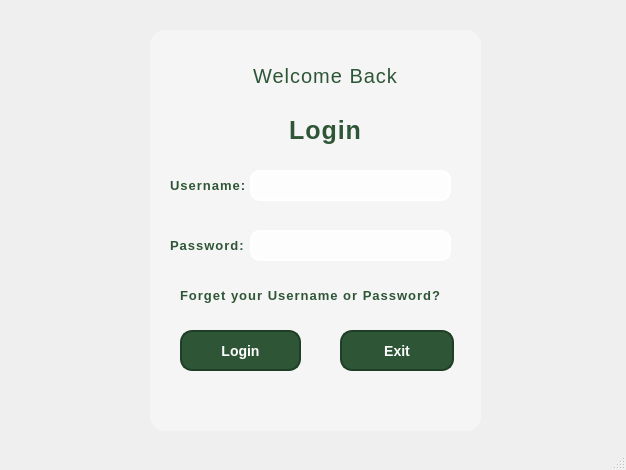
<?xml version="1.0" encoding="UTF-8"?>
<ui version="4.0">
 <class>MainWindow</class>
 <widget class="QMainWindow" name="MainWindow">
  <property name="geometry">
   <rect>
    <x>0</x>
    <y>0</y>
    <width>626</width>
    <height>470</height>
   </rect>
  </property>
  <property name="focusPolicy">
   <enum>Qt::NoFocus</enum>
  </property>
  <property name="windowTitle">
   <string>LoginMainWindow</string>
  </property>
  <property name="styleSheet">
   <string notr="true">QMainWindow {
	background-image: url(:/images/images/ic_hotel.jpg);
    background-repeat: no-repeat;
    background-size: cover;
}
QPushButton {
    font-family: &quot;Poppins&quot;, sans-serif;
    font-size: 12px; /* Giảm size chữ */
    font-weight: bold;
    color: white;
    background-color: #2E5636;
    border: 2px solid #1E3E26;
    border-radius: 12px; /* Giảm độ bo góc */
    padding: 5px 15px; /* Giảm padding để nút nhỏ hơn */
    min-width: 50px; /* Giảm kích thước tối thiểu của nút */
    transition: background 0.3s ease-in-out, transform 0.2s ease-in-out;
}

QPushButton:hover {
    background-color: #1E3E26;
    transform: scale(1.05);
}

QPushButton:pressed {
    background-color: #153021;
    transform: scale(0.95);
}
QLabel {
    color: #2E5636; /* Xanh lá đậm hơn */
    background: transparent;
    font-size: 12px;
	font-weight: normal;
    letter-spacing: 1px;
}
</string>
  </property>
  <widget class="QWidget" name="centralwidget">
   <property name="styleSheet">
    <string notr="true">#centralwidget {
    background-image: url(:/newPrefix/hotel3.jpg); /* Đúng tên file */
    background-repeat: no-repeat;
    background-position: center;
    background-size: cover;
}


QFrame {
    background-color: rgba(0, 0, 0, 200); /* Màu nền đen đậm hơn */
    border-radius: 15px;  /* Bo góc cho đẹp, bỏ nếu không thích */
}


QLabel {
    color: white;
    font: bold 12pt &quot;Segoe UI&quot;;
    border: none; /* Bỏ viền đen */
    background: transparent; /* Đảm bảo nền trong suốt */
}


/* Mặc định cho QLineEdit */
QLineEdit {
    background-color: white;
    color: black;
    border-radius: 5px;
    padding: 5px;
}

/* Mặc định cho QPushButton */
QPushButton {
    background-color: pink;
    color: black;
    border-radius: 10px;
    padding: 5px;
}
QPushButton:hover {
    background-color: lightpink;  /* Màu nhẹ khi rê chuột */
}

/* Đổi màu chữ QLabel (Username, Password) */
QLabel {
    color: white;
    font: bold 12pt &quot;Segoe UI&quot;;
}</string>
   </property>
   <widget class="QFrame" name="frame">
    <property name="geometry">
     <rect>
      <x>150</x>
      <y>30</y>
      <width>331</width>
      <height>401</height>
     </rect>
    </property>
    <property name="font">
     <font>
      <kerning>true</kerning>
     </font>
    </property>
    <property name="autoFillBackground">
     <bool>false</bool>
    </property>
    <property name="styleSheet">
     <string notr="true">QFrame {
    background-color: rgba(255, 255, 255, 0.4); /* Nền trắng mờ */
    border: none; /* Không viền hoặc có thể thêm viền nhẹ */
    border-radius: 15px; /* Bo góc mềm mại */
}

</string>
    </property>
    <property name="frameShape">
     <enum>QFrame::NoFrame</enum>
    </property>
    <widget class="QLineEdit" name="lineEditPassword">
     <property name="geometry">
      <rect>
       <x>100</x>
       <y>200</y>
       <width>201</width>
       <height>31</height>
      </rect>
     </property>
     <property name="styleSheet">
      <string notr="true">QLineEdit {
    background-color: rgba(255, 255, 255, 0.8); /* Nền trắng rõ hơn */
    border: 2px solid rgba(255, 255, 255, 1); /* Viền trắng đậm */
    border-radius: 10px;
    padding: 5px;
    font-size: 12px;
    color: black;
}

QLineEdit:focus {
    border: 2px solid rgba(0, 0, 0, 0.7); /* Viền đen khi nhập */
    background-color: rgba(255, 255, 255, 1); /* Sáng hơn khi nhập */
}
</string>
     </property>
     <property name="text">
      <string/>
     </property>
     <property name="echoMode">
      <enum>QLineEdit::Password</enum>
     </property>
    </widget>
    <widget class="QPushButton" name="pushButtonLogin">
     <property name="geometry">
      <rect>
       <x>30</x>
       <y>300</y>
       <width>121</width>
       <height>41</height>
      </rect>
     </property>
     <property name="styleSheet">
      <string notr="true">QPushButton {
    font-family: &quot;Poppins&quot;, sans-serif;
    font-size: 14px; /* Giảm size chữ */
    font-weight: bold;
    color: white;
    background-color: #2E5636;
    border: 2px solid #1E3E26;
    border-radius: 12px; /* Giảm độ bo góc */
    padding: 5px 15px; /* Giảm padding để nút nhỏ hơn */
    min-width: 80px; /* Giảm kích thước tối thiểu của nút */
    transition: background 0.3s ease-in-out, transform 0.2s ease-in-out;
}

QPushButton:hover {
    background-color: #1E3E26;
    transform: scale(1.05);
}

QPushButton:pressed {
    background-color: #153021;
    transform: scale(0.95);
}
</string>
     </property>
     <property name="text">
      <string>Login</string>
     </property>
     <property name="icon">
      <iconset>
       <normaloff>../images/ic_login.png</normaloff>../images/ic_login.png</iconset>
     </property>
     <property name="iconSize">
      <size>
       <width>20</width>
       <height>20</height>
      </size>
     </property>
    </widget>
    <widget class="QLabel" name="label_2">
     <property name="geometry">
      <rect>
       <x>20</x>
       <y>130</y>
       <width>91</width>
       <height>51</height>
      </rect>
     </property>
     <property name="font">
      <font>
       <family>Segoe UI</family>
       <pointsize>-1</pointsize>
       <weight>75</weight>
       <italic>false</italic>
       <bold>true</bold>
      </font>
     </property>
     <property name="styleSheet">
      <string notr="true">QLabel {
    color: #2E5636; /* Xanh lá đậm hơn */
    background: transparent;
    font-size: 16px;
    font-weight: bold;
}</string>
     </property>
     <property name="text">
      <string>&lt;html&gt;&lt;head/&gt;&lt;body&gt;&lt;p&gt;&lt;span style=&quot; font-size:10pt;&quot;&gt;Username:&lt;/span&gt;&lt;/p&gt;&lt;/body&gt;&lt;/html&gt;</string>
     </property>
    </widget>
    <widget class="QLabel" name="label_3">
     <property name="geometry">
      <rect>
       <x>20</x>
       <y>190</y>
       <width>91</width>
       <height>51</height>
      </rect>
     </property>
     <property name="font">
      <font>
       <family>Segoe UI</family>
       <pointsize>-1</pointsize>
       <weight>75</weight>
       <italic>false</italic>
       <bold>true</bold>
      </font>
     </property>
     <property name="styleSheet">
      <string notr="true">QLabel {
    color: #2E5636; /* Xanh lá đậm hơn */
    background: transparent;
    font-size: 16px;
    font-weight: bold;
}


</string>
     </property>
     <property name="text">
      <string>&lt;html&gt;&lt;head/&gt;&lt;body&gt;&lt;p&gt;&lt;span style=&quot; font-size:10pt;&quot;&gt;Password:&lt;/span&gt;&lt;/p&gt;&lt;/body&gt;&lt;/html&gt;</string>
     </property>
    </widget>
    <widget class="QLineEdit" name="lineEditUsername">
     <property name="geometry">
      <rect>
       <x>100</x>
       <y>140</y>
       <width>201</width>
       <height>31</height>
      </rect>
     </property>
     <property name="mouseTracking">
      <bool>true</bool>
     </property>
     <property name="tabletTracking">
      <bool>false</bool>
     </property>
     <property name="focusPolicy">
      <enum>Qt::StrongFocus</enum>
     </property>
     <property name="autoFillBackground">
      <bool>false</bool>
     </property>
     <property name="styleSheet">
      <string notr="true">QLineEdit {
    background-color: rgba(255, 255, 255, 0.8); /* Nền trắng rõ hơn */
    border: 2px solid rgba(255, 255, 255, 1); /* Viền trắng đậm */
    border-radius: 10px;
    padding: 5px;
    font-size: 12px;
    color: black;
}

QLineEdit:focus {
    border: 2px solid rgba(0, 0, 0, 0.7); /* Viền đen khi nhập */
    background-color: rgba(255, 255, 255, 1); /* Sáng hơn khi nhập */
}

</string>
     </property>
     <property name="text">
      <string/>
     </property>
     <property name="frame">
      <bool>true</bool>
     </property>
     <property name="echoMode">
      <enum>QLineEdit::Normal</enum>
     </property>
     <property name="dragEnabled">
      <bool>false</bool>
     </property>
     <property name="readOnly">
      <bool>false</bool>
     </property>
     <property name="cursorMoveStyle">
      <enum>Qt::LogicalMoveStyle</enum>
     </property>
     <property name="clearButtonEnabled">
      <bool>false</bool>
     </property>
    </widget>
    <widget class="QLabel" name="label_5">
     <property name="geometry">
      <rect>
       <x>30</x>
       <y>250</y>
       <width>271</width>
       <height>31</height>
      </rect>
     </property>
     <property name="font">
      <font>
       <family>Segoe UI</family>
       <pointsize>-1</pointsize>
       <weight>75</weight>
       <italic>false</italic>
       <bold>true</bold>
      </font>
     </property>
     <property name="styleSheet">
      <string notr="true">QLabel {
    color: #2E5636; /* Xanh lá đậm hơn */
    background: transparent;
    font-size: 13px;
    font-weight: bold;
}
</string>
     </property>
     <property name="text">
      <string>Forget your Username or Password?</string>
     </property>
    </widget>
    <widget class="QPushButton" name="pushButtonExit">
     <property name="geometry">
      <rect>
       <x>190</x>
       <y>300</y>
       <width>114</width>
       <height>41</height>
      </rect>
     </property>
     <property name="styleSheet">
      <string notr="true">QPushButton {
    font-family: &quot;Poppins&quot;, sans-serif;
    font-size: 14px; /* Giảm size chữ */
    font-weight: bold;
    color: white;
    background-color: #2E5636;
    border: 2px solid #1E3E26;
    border-radius: 12px; /* Giảm độ bo góc */
    padding: 5px 15px; /* Giảm padding để nút nhỏ hơn */
    min-width: 80px; /* Giảm kích thước tối thiểu của nút */
    transition: background 0.3s ease-in-out, transform 0.2s ease-in-out;
}

QPushButton:hover {
    background-color: #1E3E26;
    transform: scale(1.05);
}

QPushButton:pressed {
    background-color: #153021;
    transform: scale(0.95);
}
</string>
     </property>
     <property name="text">
      <string>Exit</string>
     </property>
     <property name="icon">
      <iconset>
       <normaloff>../images/ic_exit.png</normaloff>../images/ic_exit.png</iconset>
     </property>
    </widget>
    <widget class="QLabel" name="label">
     <property name="geometry">
      <rect>
       <x>100</x>
       <y>80</y>
       <width>151</width>
       <height>41</height>
      </rect>
     </property>
     <property name="styleSheet">
      <string notr="true">QLabel {
    color: #2E5636; /* Xanh lá đậm hơn */
    background: transparent;
    font-size: 25px;
    font-weight: bold;
}</string>
     </property>
     <property name="text">
      <string>Login</string>
     </property>
     <property name="alignment">
      <set>Qt::AlignCenter</set>
     </property>
    </widget>
    <widget class="QLabel" name="label_4">
     <property name="geometry">
      <rect>
       <x>90</x>
       <y>20</y>
       <width>171</width>
       <height>51</height>
      </rect>
     </property>
     <property name="styleSheet">
      <string notr="true">QLabel {
    color: #2E5636; /* Xanh lá đậm hơn */
    background: transparent;
    font-size: 20px;
	font-weight: normal;
    letter-spacing: 1px;
}</string>
     </property>
     <property name="text">
      <string>Welcome Back</string>
     </property>
     <property name="alignment">
      <set>Qt::AlignCenter</set>
     </property>
    </widget>
   </widget>
  </widget>
  <widget class="QMenuBar" name="menubar">
   <property name="geometry">
    <rect>
     <x>0</x>
     <y>0</y>
     <width>626</width>
     <height>21</height>
    </rect>
   </property>
  </widget>
  <widget class="QStatusBar" name="statusbar"/>
 </widget>
 <tabstops>
  <tabstop>lineEditUsername</tabstop>
  <tabstop>lineEditPassword</tabstop>
  <tabstop>pushButtonLogin</tabstop>
  <tabstop>pushButtonExit</tabstop>
 </tabstops>
 <resources>
  <include location="LoginMainWindow.ui"/>
  <include location="../hotel.qrc"/>
 </resources>
 <connections/>
</ui>
